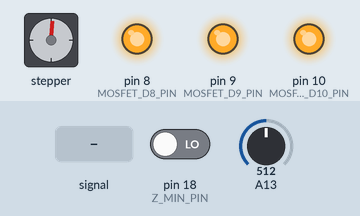
Bench run of a sketch on a simulated Arduino Mega 2560, built with avr-gcc and run on an emulated ATmega2560. On the bench: stepper motor, output pins drawn as LEDs (lit = HIGH). Wiring (inferred from the names in the program): stepper motor driver (200 steps per turn assumed): step pin 26; direction pin 28; enable pin 24. Inputs (shaded band) come from the test bench; at power-on: A13 = 512, pin 18 (Z_MIN_PIN) LOW. Pins used as bus, display or sensor lines are not drawn.

Above: at 1.2 s.
1.3 s: A13 set to 69
2.8 s: A13 set to 59
At 3.6 s:
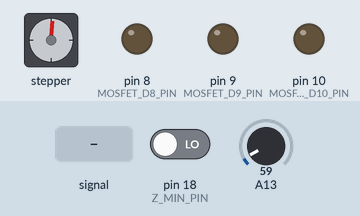
4.3 s: A13 set to 122
At 4.7 s:
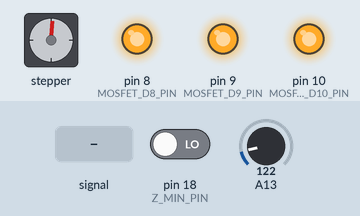
5.8 s: A13 fed a 200 Hz sine of ±81 counts around its level
At 6.07 s:
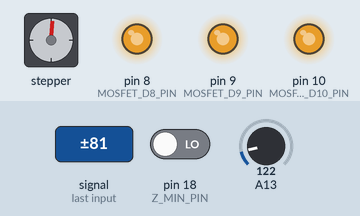
8.8 s: pin 18 (Z_MIN_PIN) driven HIGH
11.8 s: pin 18 (Z_MIN_PIN) driven LOW
At 13.08 s:
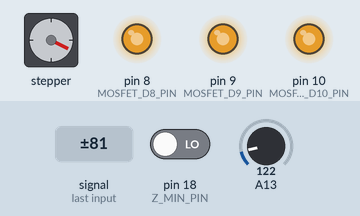
Timing chart, 0 to 15.8 s (numbered marks = the images above; inputs shaded):
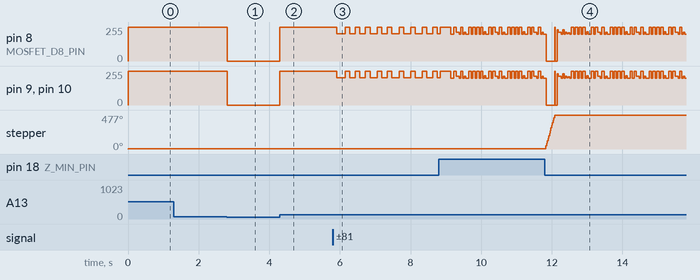

The sketch:

firmware.ino
```cpp
/*
================================================================================
  Multifunctional ROBOT Control BOX (MRCB)
  Beans Firmware

  (c) 2019 BeabsFirmware
  All code complies with GPLv2 and/or GPLv3

================================================================================
Greetings! Thank you for choosing Marlin as your 3D printer firmware.
To configure BEANS you must edit Configuration.h
located in the root 'Bean' folder.

================================================================================
  Based on Marlin Firmware
  (c) 2011-2018 MarlinFirmware
  Portions of Marlin are (c) by their respective authors.
  All code complies with GPLv2 and/or GPLv3
================================================================================
*/
#include <AutoPID.h>

#include "thermistor.h"
//
//OUTPUTS PWM
//
#define SERVO0_PIN        7
#define SERVO1_PIN        6
#define SERVO2_PIN        5
#define SERVO3_PIN        4
//
//SENSORS
//
#define X_MIN_PIN           3
#define X_MAX_PIN           2
#define Y_MAX_PIN          15
#define Z_MIN_PIN          18
#define Z_MAX_PIN          19
#define Z_MIN_PROBE_PIN    32
//
// Temperature Sensors
//
#define TEMP_0_PIN         13   // Analog Input
#define TEMP_1_PIN         15   // Analog Input
#define TEMP_2_PIN         14   // Analog Input

// Steppers
//
#define X_STEP_PIN         54
#define X_DIR_PIN          55
#define X_ENABLE_PIN       38
  #define X_CS_PIN         53


#define Y_STEP_PIN         60
#define Y_DIR_PIN          61
#define Y_ENABLE_PIN       56
  #define Y_CS_PIN         49


#define Z_STEP_PIN         46
#define Z_DIR_PIN          48
#define Z_ENABLE_PIN       62
  #define Z_CS_PIN         40

#define E0_STEP_PIN        26
#define E0_DIR_PIN         28
#define E0_ENABLE_PIN      24
  #define E0_CS_PIN        42


#define E1_STEP_PIN        36
#define E1_DIR_PIN         34
#define E1_ENABLE_PIN      30
  #define E1_CS_PIN        44
//
// Heaters / Fans
//
#define MOSFET_D8_PIN      8
#define MOSFET_D9_PIN      9
#define MOSFET_D10_PIN    10
//
// Misc. Functions
//
#define SDSS               53
#define LED_PIN            13
#define PS_ON_PIN          12
/*

//
//LCD   ==> REMEMBER TO INSTALL U8glib to your ARDUINO library folder: http://code.google.com/p/u8glib/wiki/u8glib
//
 #ifndef ST7920_DELAY_1
    #define ST7920_DELAY_1 DELAY_NS(125)
  #endif
  #ifndef ST7920_DELAY_2
    #define ST7920_DELAY_2 DELAY_NS(125)
  #endif
  #ifndef ST7920_DELAY_3
    #define ST7920_DELAY_3 DELAY_NS(125)
  #endif
*/
//===========================================================================
//============================= TEMPERATURE SENSOR ==========================
//===========================================================================
thermistor therm0(A13,0);  // Analog Pin which is connected to the 3950 temperature sensor, and 0 represents TEMP_SENSOR_0 (see configuration.h for more information).
thermistor therm1(A15,0);  // Analog Pin which is connected to the 3950 temperature sensor, and 0 represents TEMP_SENSOR_0 (see configuration.h for more information).
thermistor therm2(A14,0);  // Analog Pin which is connected to the 3950 temperature sensor, and 0 represents TEMP_SENSOR_0 (see configuration.h for more information).

//===========================================================================
//============================= PID Settings ================================
//===========================================================================
// PID Tuning Guide here: http://reprap.org/wiki/PID_Tuning
//pid settings and gains
#define OUTPUT_MIN 0
#define OUTPUT_MAX 255
#define KP .12
#define KI .0003
#define KD 0
double temperature0, setPoint0, outputVal0;
double temperature1, setPoint1, outputVal1;
double temperature2, setPoint2, outputVal2;
//input/output variables passed by reference, so they are updated automatically
AutoPID myPID0(&temperature0, &setPoint0, &outputVal0, OUTPUT_MIN, OUTPUT_MAX, KP, KI, KD);
AutoPID myPID1(&temperature1, &setPoint1, &outputVal1, OUTPUT_MIN, OUTPUT_MAX, KP, KI, KD);
AutoPID myPID2(&temperature2, &setPoint2, &outputVal2, OUTPUT_MIN, OUTPUT_MAX, KP, KI, KD);
//===========================================================================
//============================= MOTOR DEFINITIONS ===========================
//===========================================================================

  int stepDelayE0 =2000;
  //stepDelayE0 = 20;
  int retractionSpeed = 1000;
  int retractionAmount = 250;
  int reextrusionAmount = 260;
//===========================================================================
//============================= DEBOUNCING OCTOCOUPLER ======================
//===========================================================================
 int octocoupler1;
 int octocoupler1State;
 int lastoctocoupler1State = LOW;
// the following variables are unsigned longs because the time, measured in
// milliseconds, will quickly become a bigger number than can be stored in an int.
unsigned long lastDebounceTime = 0;  // the last time the output pin was toggled
unsigned long debounceDelay = 10;    // the debounce time; increase if the output flickers
//===========================================================================
//============================= RUNNING CODE ================================
//===========================================================================
void setup() {
  //Serial.begin(115200);
  // CONFIG PINS
  //TEMPERATURE
  pinMode(TEMP_0_PIN, INPUT);
  pinMode(TEMP_1_PIN, INPUT);
  pinMode(TEMP_2_PIN, INPUT);
  //MOSFETS
  pinMode(MOSFET_D8_PIN, OUTPUT);
  pinMode(MOSFET_D9_PIN, OUTPUT);
  pinMode(MOSFET_D10_PIN, OUTPUT);
  //MOTORS
  pinMode(E0_STEP_PIN, OUTPUT);
  pinMode(E0_DIR_PIN, OUTPUT);
  pinMode(E0_ENABLE_PIN, OUTPUT);
  pinMode(E0_CS_PIN, OUTPUT);
  //SENSORS OCTOCOUPLER
  pinMode(X_MIN_PIN, INPUT);
  pinMode(X_MAX_PIN, INPUT);
  pinMode(Y_MAX_PIN, INPUT);
  pinMode(Z_MIN_PIN, INPUT);
  pinMode(Z_MAX_PIN, INPUT);
  pinMode(Z_MIN_PROBE_PIN, INPUT);
//
  //PID CONFIG
    //if temperature is more than 4 degrees below or above setpoint, OUTPUT will be set to min or max respectively
  myPID0.setBangBang(4);
  myPID1.setBangBang(4);
  myPID2.setBangBang(4);

  //set PID update interval to 4000ms
  myPID0.setTimeStep(1);
  //myPID1.setTimeStep(2000);
  //myPID2.setTimeStep(2000);
}

void loop() {

  //--------PID TEMPERATURE-----

  setPoint0 = 235; // 220 DEGREES
  setPoint1 = 20; // 220 DEGREES
  setPoint2 = 20; // 220 DEGREES

  double temp0 = therm0.analog2temp(); // read temperature sensor 0
 // double temp1 = therm1.analog2temp(); // read temperature sensor 1
  //double temp2 = therm2.analog2temp(); // read temperature sensor 2
  temperature0 = temp0;
 // temperature1 = temp1;
 // temperature2 = temp2;
  myPID0.run(); //call every loop, updates automatically at certain time interval
 // myPID1.run(); //call every loop, updates automatically at certain time interval
 // myPID2.run(); //call every loop, updates automatically at certain time interval
  analogWrite(MOSFET_D8_PIN, outputVal0);
  analogWrite(MOSFET_D9_PIN, outputVal0);
  analogWrite(MOSFET_D10_PIN, outputVal0);


     //--------EXTRUDER E0-----//
  int reading1 = digitalRead(Z_MIN_PIN);

  if (reading1 != lastoctocoupler1State) {
              lastDebounceTime = millis();// reset the debouncing timer
            }


            if ((millis() - lastDebounceTime) > debounceDelay) {
              // whatever the reading is at, it's been there for longer than the debounce
              // delay, so take it as the actual current state:

                     if ( temp0 <= (setPoint0-20)){                         // prevent cold extrude
                       digitalWrite(E0_ENABLE_PIN, HIGH);
                       }else{
                                if (reading1 != octocoupler1State) {        // if the button state has changed:
                                    octocoupler1State = reading1;


                                    if (octocoupler1State == HIGH) {        // only toggle the LED if the new button state is HIGH
                                          digitalWrite(E0_DIR_PIN,LOW);      // DO A SMALL RETRACTION - value related to reextrusion
                                          for (int i = 0; i <= retractionAmount ; i++) {
                                               digitalWrite(E0_STEP_PIN,HIGH);
                                               stepDelayE0 = retractionSpeed ;
                                               delayMicroseconds(stepDelayE0);
                                               digitalWrite(E0_STEP_PIN,LOW);
                                              }

                                          digitalWrite(E0_ENABLE_PIN, HIGH); // turn extruder motor E0 motor off
                                          // octocoupler1 = !octocoupler1;
                                      }else{
                                          digitalWrite(E0_ENABLE_PIN, LOW); // turn extruder motor E0 motor on and reextrude
                                            for (int i = 0; i <= reextrusionAmount ; i++) {
                                               digitalWrite(E0_STEP_PIN,HIGH);
                                               stepDelayE0 = retractionSpeed ;
                                               delayMicroseconds(stepDelayE0);
                                               digitalWrite(E0_STEP_PIN,LOW);
                                              }
                                          }
                                }
                        }

              }

            lastoctocoupler1State = reading1;           // save the reading. Next time through the loop, it'll be the lastButtonState:

      //--------Extruder Motor Run-----//
            digitalWrite(E0_DIR_PIN,HIGH);
            digitalWrite(E0_STEP_PIN,HIGH);
            delayMicroseconds(stepDelayE0);
            digitalWrite(E0_STEP_PIN,LOW);

      //--------SERIAL PRINT DEBBUGGING-----//
     /*    Serial.print("Temperature: ");
           Serial.print((String)temp0);
           Serial.print(" C --- ");
           Serial.print("outputVal0: ");
           Serial.println(outputVal0);
           Serial.println(octocoupler1State);
           //Serial.flush();
  /*
  if (octocoupler1 ==1){
            //digitalWrite(E0_CS_PIN ,HIGH);
            digitalWrite(E0_ENABLE_PIN,LOW);
            digitalWrite(E0_DIR_PIN,LOW);
                    stepDelayE0 = 50;
            digitalWrite(E0_STEP_PIN,HIGH);
            delayMicroseconds(stepDelayE0);
            digitalWrite(E0_STEP_PIN,LOW);
            }
            else{
              digitalWrite(E0_ENABLE_PIN,HIGH);
              }*/
}
```

Conditionals.h
```cpp
//Condicionales
  /**
   * Temp Sensor defines
   */
  #if TEMP_SENSOR_0 == -3
    #define HEATER_0_USES_MAX6675
    #define MAX6675_IS_MAX31855
    #define MAX6675_TMIN -270
    #define MAX6675_TMAX 1800
  #elif TEMP_SENSOR_0 == -2
    #define HEATER_0_USES_MAX6675
    #define MAX6675_TMIN 0
    #define MAX6675_TMAX 1024
  #elif TEMP_SENSOR_0 == -1
    #define HEATER_0_USES_AD595
  #elif TEMP_SENSOR_0 == 0
    #undef HEATER_0_MINTEMP
    #undef HEATER_0_MAXTEMP
  #elif TEMP_SENSOR_0 > 0
    #define THERMISTORHEATER_0 TEMP_SENSOR_0
    #define HEATER_0_USES_THERMISTOR
  #endif

  #if TEMP_SENSOR_1 <= -2
    #error "MAX6675 / MAX31855 Thermocouples not supported for TEMP_SENSOR_1"
  #elif TEMP_SENSOR_1 == -1
    #define HEATER_1_USES_AD595
  #elif TEMP_SENSOR_1 == 0
    #undef HEATER_1_MINTEMP
    #undef HEATER_1_MAXTEMP
  #elif TEMP_SENSOR_1 > 0
    #define THERMISTORHEATER_1 TEMP_SENSOR_1
    #define HEATER_1_USES_THERMISTOR
  #endif

  #if TEMP_SENSOR_2 <= -2
    #error "MAX6675 / MAX31855 Thermocouples not supported for TEMP_SENSOR_2"
  #elif TEMP_SENSOR_2 == -1
    #define HEATER_2_USES_AD595
  #elif TEMP_SENSOR_2 == 0
    #undef HEATER_2_MINTEMP
    #undef HEATER_2_MAXTEMP
  #elif TEMP_SENSOR_2 > 0
    #define THERMISTORHEATER_2 TEMP_SENSOR_2
    #define HEATER_2_USES_THERMISTOR
  #endif

  #if TEMP_SENSOR_3 <= -2
    #error "MAX6675 / MAX31855 Thermocouples not supported for TEMP_SENSOR_3"
  #elif TEMP_SENSOR_3 == -1
    #define HEATER_3_USES_AD595
  #elif TEMP_SENSOR_3 == 0
    #undef HEATER_3_MINTEMP
    #undef HEATER_3_MAXTEMP
  #elif TEMP_SENSOR_3 > 0
    #define THERMISTORHEATER_3 TEMP_SENSOR_3
    #define HEATER_3_USES_THERMISTOR
  #endif

  #if TEMP_SENSOR_4 <= -2
    #error "MAX6675 / MAX31855 Thermocouples not supported for TEMP_SENSOR_4"
  #elif TEMP_SENSOR_4 == -1
    #define HEATER_4_USES_AD595
  #elif TEMP_SENSOR_4 == 0
    #undef HEATER_4_MINTEMP
    #undef HEATER_4_MAXTEMP
  #elif TEMP_SENSOR_4 > 0
    #define THERMISTORHEATER_4 TEMP_SENSOR_4
    #define HEATER_4_USES_THERMISTOR
  #endif

  #if TEMP_SENSOR_BED <= -2
    #error "MAX6675 / MAX31855 Thermocouples not supported for TEMP_SENSOR_BED"
  #elif TEMP_SENSOR_BED == -1
    #define BED_USES_AD595
  #elif TEMP_SENSOR_BED == 0
    #undef BED_MINTEMP
    #undef BED_MAXTEMP
  #elif TEMP_SENSOR_BED > 0
    #define THERMISTORBED TEMP_SENSOR_BED
    #define BED_USES_THERMISTOR
  #endif
```

thermistor.cpp
```cpp
#include <Arduino.h>
#include <stdint.h>
#include "configuration.h"
#include "conditionals.h"
#include "thermistortables.h"
#include "thermistor.h"

#define HOTENDS  1
#define ARRAY_6(v1, v2, v3, v4, v5, v6, ...) { v1, v2, v3, v4, v5, v6 }
#define ARRAY_5(v1, v2, v3, v4, v5, ...)     { v1, v2, v3, v4, v5 }
#define ARRAY_4(v1, v2, v3, v4, ...)         { v1, v2, v3, v4 }
#define ARRAY_3(v1, v2, v3, ...)             { v1, v2, v3 }
#define ARRAY_2(v1, v2, ...)                 { v1, v2 }
#define ARRAY_1(v1, ...)                     { v1 }
#define _ARRAY_N(N, ...) ARRAY_ ##N(__VA_ARGS__)
#define ARRAY_N(N, ...) _ARRAY_N(N, __VA_ARGS__)
#define ARRAY_BY_HOTENDS(...) ARRAY_N(HOTENDS, __VA_ARGS__)
#define ARRAY_BY_HOTENDS1(v1) ARRAY_BY_HOTENDS(v1, v1, v1, v1, v1, v1)
#define PGM_RD_W(x)   (short)pgm_read_word(&x)

static void* heater_ttbl_map[] = ARRAY_BY_HOTENDS((void*)HEATER_0_TEMPTABLE, (void*)HEATER_1_TEMPTABLE, (void*)HEATER_2_TEMPTABLE, (void*)HEATER_3_TEMPTABLE, (void*)HEATER_4_TEMPTABLE);
static uint8_t heater_ttbllen_map[] = ARRAY_BY_HOTENDS(HEATER_0_TEMPTABLE_LEN, HEATER_1_TEMPTABLE_LEN, HEATER_2_TEMPTABLE_LEN, HEATER_3_TEMPTABLE_LEN, HEATER_4_TEMPTABLE_LEN);

thermistor::thermistor(int pin, int sensorNumber)
{
  pinMode(pin, INPUT);
  _pin = pin;
  _sensorNumber = sensorNumber;
}
float thermistor::analog2temp() {
  uint8_t e = _sensorNumber;
  int raw  =  0;
  for(int j=1;j<=OVERSAMPLENR;j++){
    raw += analogRead(_pin);
  }
  if (heater_ttbl_map[e] != NULL) {
    float celsius = 0;
    uint8_t i;
    short(*tt)[][2] = (short(*)[][2])(heater_ttbl_map[e]);
    for (i = 1; i < heater_ttbl_map[e]; i++) {
      if (PGM_RD_W((*tt)[i][0]) > raw) {
        celsius = PGM_RD_W((*tt)[i - 1][1]) +
                  (raw - PGM_RD_W((*tt)[i - 1][0])) *
                  (float)(PGM_RD_W((*tt)[i][1]) - PGM_RD_W((*tt)[i - 1][1])) /
                  (float)(PGM_RD_W((*tt)[i][0]) - PGM_RD_W((*tt)[i - 1][0]));
        break;
      }
    }

    // Overflow: Set to last value in the table
    if (i == heater_ttbllen_map[e]){ celsius = PGM_RD_W((*tt)[i - 1][1]);}

    return celsius;
  }
}
```

thermistor.h
```cpp
#ifndef THERMISTOR_H
  #define THERMISTOR_H


class thermistor
{
  public:
    thermistor(int pin, int sensorNumber);
    float analog2temp();
  private:
    int _pin;
    int _sensorNumber;
};


#endif
```

thermistortable_80.h
```cpp
const short temptable_80[][2] PROGMEM = {
{  21.5  *OVERSAMPLENR,  300 },
{ 23.0625 *OVERSAMPLENR,  295 },
{ 24.8125 *OVERSAMPLENR,  290 },
{ 26.75 *OVERSAMPLENR,  285 },
{ 28.8125 *OVERSAMPLENR,  280 },
{ 31.125  *OVERSAMPLENR,  275 },
{ 33.625  *OVERSAMPLENR,  270 },
{ 36.375  *OVERSAMPLENR,  265 },
{ 39.375  *OVERSAMPLENR,  260 },
{ 42.6875 *OVERSAMPLENR,  255 },
{ 46.3125 *OVERSAMPLENR,  250 },
{ 50.3125 *OVERSAMPLENR,  245 },
{ 54.6875 *OVERSAMPLENR,  240 },
{ 59.5625 *OVERSAMPLENR,  235 },
{ 64.875  *OVERSAMPLENR,  230 },
{ 70.75 *OVERSAMPLENR,  225 },
{ 77.25 *OVERSAMPLENR,  220 },
{ 84.4375 *OVERSAMPLENR,  215 },
{ 92.3125 *OVERSAMPLENR,  210 },
{ 101.0625*OVERSAMPLENR,  205 },
{ 110.6875*OVERSAMPLENR,  200 },
{ 121.3125*OVERSAMPLENR,  195 },
{ 133 *OVERSAMPLENR,  190 },
{ 145.9375*OVERSAMPLENR,  185 },
{ 160.125 *OVERSAMPLENR,  180 },
{ 175.6875*OVERSAMPLENR,  175 },
{ 192.8125*OVERSAMPLENR,  170 },
{ 211.5 *OVERSAMPLENR,  165 },
{ 231.9375*OVERSAMPLENR,  160 },
{ 254.125 *OVERSAMPLENR,  155 },
{ 278.1875*OVERSAMPLENR,  150 },
{ 304.125 *OVERSAMPLENR,  145 },
{ 332 *OVERSAMPLENR,  140 },
{ 361.6875*OVERSAMPLENR,  135 },
{ 393.125 *OVERSAMPLENR,  130 },
{ 426.25  *OVERSAMPLENR,  125 },
{ 460.8125*OVERSAMPLENR,  120 },
{ 496.5625*OVERSAMPLENR,  115 },
{ 533.1875*OVERSAMPLENR,  110 },
{ 570.3125*OVERSAMPLENR,  105 },
{ 607.625 *OVERSAMPLENR,  100 },
{ 644.625 *OVERSAMPLENR,  95  },
{ 680.9375*OVERSAMPLENR,  90  },
{ 716.125 *OVERSAMPLENR,  85  },
{ 749.875 *OVERSAMPLENR,  80  },
{ 781.8125*OVERSAMPLENR,  75  },
{ 811.6875*OVERSAMPLENR,  70  },
{ 839.25  *OVERSAMPLENR,  65  },
{ 864.5 *OVERSAMPLENR,  60  },
{ 887.3125*OVERSAMPLENR,  55  },
{ 907.6875*OVERSAMPLENR,  50  },
{ 925.6875*OVERSAMPLENR,  45  },
{ 941.5 *OVERSAMPLENR,  40  },
{ 955.25  *OVERSAMPLENR,  35  },
{ 967 *OVERSAMPLENR,  30  },
{ 977.0625*OVERSAMPLENR,  25  },
{ 985.5625*OVERSAMPLENR,  20  },
{ 992.6875*OVERSAMPLENR,  15  },
{ 998.625 *OVERSAMPLENR,  10  },
{ 1003.5625*OVERSAMPLENR, 5 },
{ 1007.5625*OVERSAMPLENR, 0 }
};
```

Source omitted: Thermistortables.h (8331 bytes), Configuration.h (4312 bytes)

Measured:
- the behaviour switches between 64 and 63 on A13 (found by bisection; images 0 and 1)
- after the input at 1.3 s, every drawn part: stays the same
- after the input at 2.8 s, pin 8 (MOSFET_D8_PIN), pin 9 (MOSFET_D9_PIN), pin 10 (MOSFET_D10_PIN): 255/255 → 0/255 at once
- after the input at 4.3 s, pin 8 (MOSFET_D8_PIN), pin 9 (MOSFET_D9_PIN), pin 10 (MOSFET_D10_PIN): 0/255 → 255/255 at once
- after the input at 5.8 s, pin 8 (MOSFET_D8_PIN), pin 9 (MOSFET_D9_PIN), pin 10 (MOSFET_D10_PIN): 255/255 → 204/255 after 0.10 s, → 255/255 0.24 s later, → 205/255 0.13 s later, → 255/255 0.16 s later, … (19 changes in this stretch)
- after the input at 11.8 s, stepper: turns 472° clockwise in 0.28 s, starting at once
